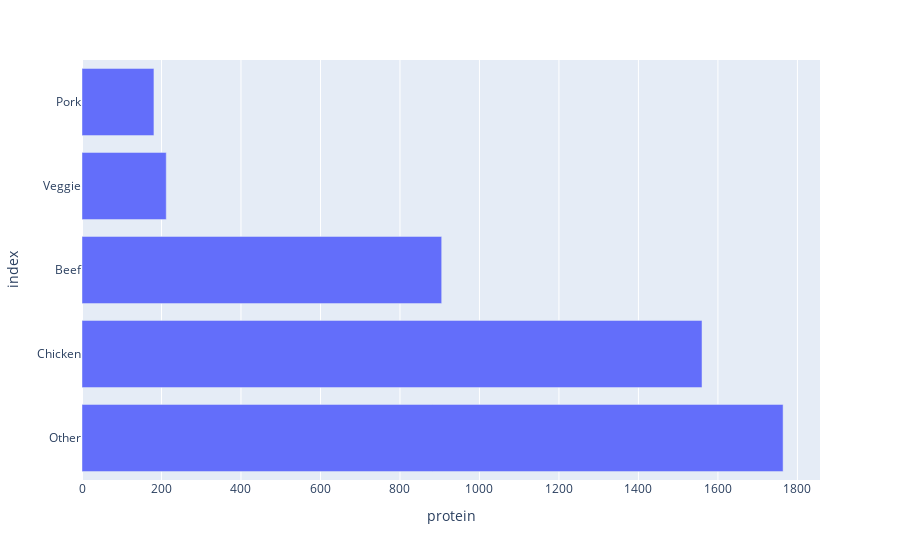

Notebook code cell kept with this figure:
### Code cell
df['protein'].value_counts().plot(x='protein',kind='barh', title="Protein Types", )

### Figure 1 — Plotly figure (JSON) as saved in the notebook; plotly's stock layout.template omitted (floating-point values rounded to 4 significant figures)
{"data": [{"alignmentgroup": "True", "hovertemplate": "protein=%{x}<br>index=%{y}<extra></extra>", "legendgroup": "", "marker": {"color": "#636efa"}, "name": "", "offsetgroup": "", "orientation": "h", "showlegend": false, "textposition": "auto", "type": "bar", "x": [1764, 1560, 905, 212, 181], "xaxis": "x", "y": ["Other", "Chicken", "Beef", "Veggie", "Pork"], "yaxis": "y"}], "layout": {"barmode": "relative", "legend": {"tracegroupgap": 0}, "margin": {"t": 60}, "xaxis": {"anchor": "y", "domain": [0, 1], "title": {"text": "protein"}}, "yaxis": {"anchor": "x", "domain": [0, 1], "title": {"text": "index"}}}}
